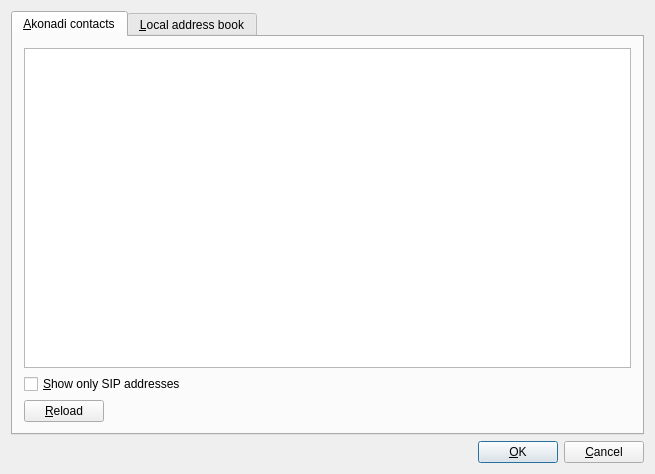
<?xml version="1.0" encoding="UTF-8"?>
<ui version="4.0">
 <class>GetAddressForm</class>
 <widget class="QDialog" name="GetAddressForm">
  <property name="geometry">
   <rect>
    <x>0</x>
    <y>0</y>
    <width>655</width>
    <height>474</height>
   </rect>
  </property>
  <property name="windowTitle">
   <string>Twinkle - Select address</string>
  </property>
  <layout class="QVBoxLayout">
   <item>
    <widget class="QTabWidget" name="addressTabWidget">
     <property name="tabShape">
      <enum>QTabWidget::Rounded</enum>
     </property>
     <property name="currentIndex">
      <number>0</number>
     </property>
     <widget class="QWidget" name="tabAkonadi">
      <attribute name="title">
       <string>&amp;Akonadi contacts</string>
      </attribute>
      <layout class="QVBoxLayout">
       <item>
        <widget class="QTableView" name="addressListView">
         <property name="whatsThis">
          <string>This list of addresses is taken from &lt;b&gt;Akonadi&lt;/b&gt;. Contacts for which you did not provide a phone number are not shown here. To add, delete or modify address information you have to use KAddressBook or Kontact.</string>
         </property>
         <property name="selectionMode">
          <enum>QAbstractItemView::SingleSelection</enum>
         </property>
         <property name="selectionBehavior">
          <enum>QAbstractItemView::SelectRows</enum>
         </property>
         <property name="sortingEnabled">
          <bool>true</bool>
         </property>
         <property name="columnCount" stdset="0">
          <number>3</number>
         </property>
         <property name="allColumnsShowFocus" stdset="0">
          <bool>true</bool>
         </property>
         <property name="showSortIndicator" stdset="0">
          <bool>true</bool>
         </property>
         <property name="itemMargin" stdset="0">
          <number>1</number>
         </property>
         <attribute name="verticalHeaderVisible">
          <bool>false</bool>
         </attribute>
        </widget>
       </item>
       <item>
        <layout class="QHBoxLayout">
         <item>
          <widget class="QCheckBox" name="sipOnlyCheckBox">
           <property name="whatsThis">
            <string>Check this option when you only want to see contacts with SIP addresses, i.e. starting with &quot;&lt;b&gt;sip:&lt;/b&gt;&quot;.</string>
           </property>
           <property name="text">
            <string>&amp;Show only SIP addresses</string>
           </property>
           <property name="shortcut">
            <string>Alt+S</string>
           </property>
          </widget>
         </item>
         <item>
          <spacer>
           <property name="orientation">
            <enum>Qt::Horizontal</enum>
           </property>
           <property name="sizeType">
            <enum>QSizePolicy::Expanding</enum>
           </property>
           <property name="sizeHint" stdset="0">
            <size>
             <width>201</width>
             <height>20</height>
            </size>
           </property>
          </spacer>
         </item>
        </layout>
       </item>
       <item>
        <layout class="QHBoxLayout">
         <item>
          <widget class="QPushButton" name="reloadPushButton">
           <property name="whatsThis">
            <string>Reload the list of contacts from Akonadi.</string>
           </property>
           <property name="text">
            <string>&amp;Reload</string>
           </property>
           <property name="shortcut">
            <string>Alt+R</string>
           </property>
          </widget>
         </item>
         <item>
          <spacer>
           <property name="orientation">
            <enum>Qt::Horizontal</enum>
           </property>
           <property name="sizeType">
            <enum>QSizePolicy::Expanding</enum>
           </property>
           <property name="sizeHint" stdset="0">
            <size>
             <width>491</width>
             <height>20</height>
            </size>
           </property>
          </spacer>
         </item>
        </layout>
       </item>
      </layout>
     </widget>
     <widget class="QWidget" name="tabLocal">
      <attribute name="title">
       <string>&amp;Local address book</string>
      </attribute>
      <layout class="QVBoxLayout">
       <item>
        <widget class="QTableView" name="localListView">
         <property name="whatsThis">
          <string>Contacts in the local address book of Twinkle.</string>
         </property>
         <property name="selectionMode">
          <enum>QAbstractItemView::SingleSelection</enum>
         </property>
         <property name="selectionBehavior">
          <enum>QAbstractItemView::SelectRows</enum>
         </property>
         <property name="sortingEnabled">
          <bool>true</bool>
         </property>
         <property name="columnCount" stdset="0">
          <number>3</number>
         </property>
         <property name="allColumnsShowFocus" stdset="0">
          <bool>true</bool>
         </property>
         <property name="showSortIndicator" stdset="0">
          <bool>true</bool>
         </property>
         <attribute name="verticalHeaderVisible">
          <bool>false</bool>
         </attribute>
        </widget>
       </item>
       <item>
        <layout class="QHBoxLayout">
         <item>
          <widget class="QPushButton" name="addPushButton">
           <property name="whatsThis">
            <string>Add a new contact to the local address book.</string>
           </property>
           <property name="text">
            <string>&amp;Add</string>
           </property>
           <property name="shortcut">
            <string>Alt+A</string>
           </property>
          </widget>
         </item>
         <item>
          <widget class="QPushButton" name="deletePushButton">
           <property name="whatsThis">
            <string>Delete a contact from the local address book.</string>
           </property>
           <property name="text">
            <string>&amp;Delete</string>
           </property>
           <property name="shortcut">
            <string>Alt+D</string>
           </property>
          </widget>
         </item>
         <item>
          <widget class="QPushButton" name="editPushButton">
           <property name="whatsThis">
            <string>Edit a contact from the local address book.</string>
           </property>
           <property name="text">
            <string>&amp;Edit</string>
           </property>
           <property name="shortcut">
            <string>Alt+E</string>
           </property>
          </widget>
         </item>
         <item>
          <spacer>
           <property name="orientation">
            <enum>Qt::Horizontal</enum>
           </property>
           <property name="sizeType">
            <enum>QSizePolicy::Expanding</enum>
           </property>
           <property name="sizeHint" stdset="0">
            <size>
             <width>161</width>
             <height>20</height>
            </size>
           </property>
          </spacer>
         </item>
        </layout>
       </item>
      </layout>
     </widget>
    </widget>
   </item>
   <item>
    <layout class="QHBoxLayout">
     <item>
      <spacer>
       <property name="orientation">
        <enum>Qt::Horizontal</enum>
       </property>
       <property name="sizeType">
        <enum>QSizePolicy::Expanding</enum>
       </property>
       <property name="sizeHint" stdset="0">
        <size>
         <width>378</width>
         <height>20</height>
        </size>
       </property>
      </spacer>
     </item>
     <item>
      <widget class="QPushButton" name="okPushButton">
       <property name="text">
        <string>&amp;OK</string>
       </property>
       <property name="shortcut">
        <string>Alt+O</string>
       </property>
       <property name="default">
        <bool>true</bool>
       </property>
      </widget>
     </item>
     <item>
      <widget class="QPushButton" name="cancelPushButton">
       <property name="text">
        <string>&amp;Cancel</string>
       </property>
       <property name="shortcut">
        <string>Alt+C</string>
       </property>
      </widget>
     </item>
    </layout>
   </item>
  </layout>
 </widget>
 <layoutdefault spacing="6" margin="11"/>
 <tabstops>
  <tabstop>addressListView</tabstop>
  <tabstop>sipOnlyCheckBox</tabstop>
  <tabstop>reloadPushButton</tabstop>
  <tabstop>addressTabWidget</tabstop>
  <tabstop>localListView</tabstop>
  <tabstop>addPushButton</tabstop>
  <tabstop>deletePushButton</tabstop>
  <tabstop>editPushButton</tabstop>
  <tabstop>okPushButton</tabstop>
  <tabstop>cancelPushButton</tabstop>
 </tabstops>
 <includes>
  <include location="local">user.h</include>
 </includes>
 <resources/>
 <connections>
  <connection>
   <sender>okPushButton</sender>
   <signal>clicked()</signal>
   <receiver>GetAddressForm</receiver>
   <slot>selectAddress()</slot>
   <hints>
    <hint type="sourcelabel">
     <x>496</x>
     <y>458</y>
    </hint>
    <hint type="destinationlabel">
     <x>20</x>
     <y>20</y>
    </hint>
   </hints>
  </connection>
  <connection>
   <sender>cancelPushButton</sender>
   <signal>clicked()</signal>
   <receiver>GetAddressForm</receiver>
   <slot>reject()</slot>
   <hints>
    <hint type="sourcelabel">
     <x>583</x>
     <y>458</y>
    </hint>
    <hint type="destinationlabel">
     <x>20</x>
     <y>20</y>
    </hint>
   </hints>
  </connection>
  <connection>
   <sender>addressListView</sender>
   <signal>doubleClicked(QModelIndex)</signal>
   <receiver>GetAddressForm</receiver>
   <slot>selectAkonadiAddress()</slot>
   <hints>
    <hint type="sourcelabel">
     <x>33</x>
     <y>61</y>
    </hint>
    <hint type="destinationlabel">
     <x>20</x>
     <y>20</y>
    </hint>
   </hints>
  </connection>
  <connection>
   <sender>sipOnlyCheckBox</sender>
   <signal>toggled(bool)</signal>
   <receiver>GetAddressForm</receiver>
   <slot>toggleSipOnly(bool)</slot>
   <hints>
    <hint type="sourcelabel">
     <x>34</x>
     <y>365</y>
    </hint>
    <hint type="destinationlabel">
     <x>20</x>
     <y>20</y>
    </hint>
   </hints>
  </connection>
  <connection>
   <sender>reloadPushButton</sender>
   <signal>clicked()</signal>
   <receiver>GetAddressForm</receiver>
   <slot>reload()</slot>
   <hints>
    <hint type="sourcelabel">
     <x>34</x>
     <y>392</y>
    </hint>
    <hint type="destinationlabel">
     <x>20</x>
     <y>20</y>
    </hint>
   </hints>
  </connection>
  <connection>
   <sender>addPushButton</sender>
   <signal>clicked()</signal>
   <receiver>GetAddressForm</receiver>
   <slot>addLocalAddress()</slot>
   <hints>
    <hint type="sourcelabel">
     <x>34</x>
     <y>393</y>
    </hint>
    <hint type="destinationlabel">
     <x>20</x>
     <y>20</y>
    </hint>
   </hints>
  </connection>
  <connection>
   <sender>deletePushButton</sender>
   <signal>clicked()</signal>
   <receiver>GetAddressForm</receiver>
   <slot>deleteLocalAddress()</slot>
   <hints>
    <hint type="sourcelabel">
     <x>121</x>
     <y>393</y>
    </hint>
    <hint type="destinationlabel">
     <x>20</x>
     <y>20</y>
    </hint>
   </hints>
  </connection>
  <connection>
   <sender>editPushButton</sender>
   <signal>clicked()</signal>
   <receiver>GetAddressForm</receiver>
   <slot>editLocalAddress()</slot>
   <hints>
    <hint type="sourcelabel">
     <x>208</x>
     <y>393</y>
    </hint>
    <hint type="destinationlabel">
     <x>20</x>
     <y>20</y>
    </hint>
   </hints>
  </connection>
  <connection>
   <sender>localListView</sender>
   <signal>doubleClicked(QModelIndex)</signal>
   <receiver>GetAddressForm</receiver>
   <slot>selectLocalAddress()</slot>
   <hints>
    <hint type="sourcelabel">
     <x>33</x>
     <y>61</y>
    </hint>
    <hint type="destinationlabel">
     <x>20</x>
     <y>20</y>
    </hint>
   </hints>
  </connection>
 </connections>
</ui>
